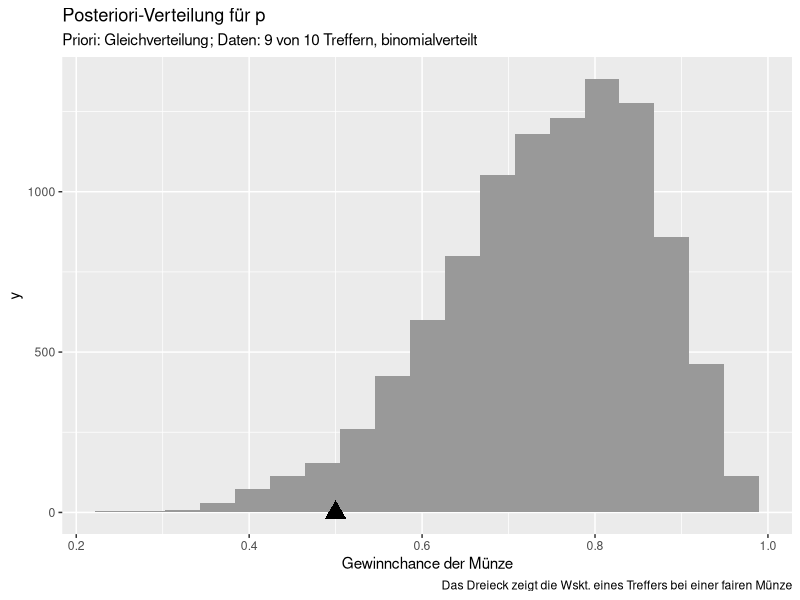
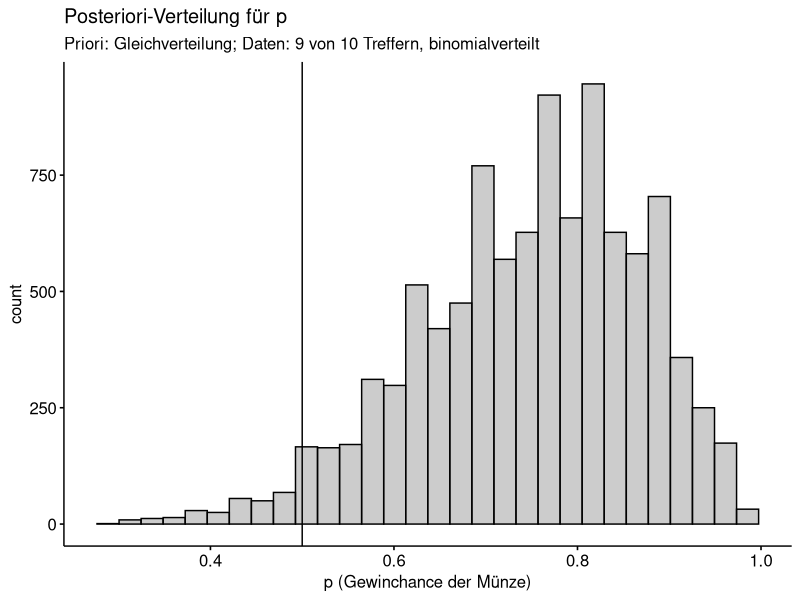
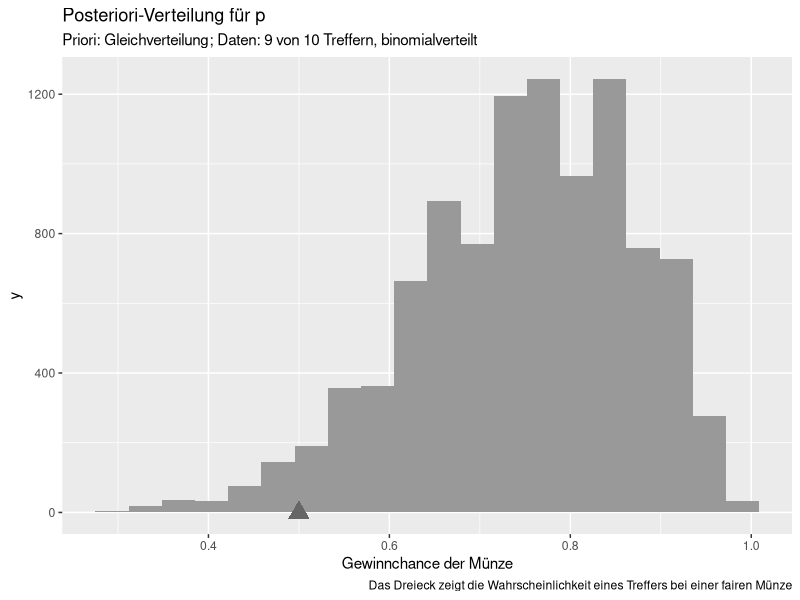

Here is the R script that generated these plots, in order:
## ---- chunk 1
knitr::opts_chunk$set(fig.pos = 'H',
                      fig.asp = 0.618,
                      fig.width = 4,
                      fig.cap = "", 
                      fig.path = "",
                      echo = TRUE,
                      message = FALSE,
                      warning = FALSE,
                      fig.show = "hold")
## ---- chunk 2
library(tidyverse)
## ---- chunk 3
#| echo: false

p_stripro_vert <-
  tibble(
  Trefferzahl = rbinom(n = 1e4, size = 10, prob = 1/2)
) %>% 
  mutate(signifikant = ifelse(Trefferzahl %in% c(9,10), TRUE, FALSE)) %>% 
  ggplot() +
  aes(x = Trefferzahl, fill = signifikant) +
  geom_bar() +
  scale_x_continuous(breaks = 0:10) +
  theme(legend.position = c(0.1, 0.8)) +
  geom_vline(xintercept = 9) +
  labs(title = "Stichprobenverteilung für p=0.5") +
  theme_minimal()
## ---- chunk 4
#| echo: true

# Post-Verteilung:
d_zwielicht <-
  tibble(
    p_grid = seq( from=0 , to=1 , length.out=100),
    prior = 1,  # Priori-Gewichte
    likelihood = dbinom(8, size = 10, prob=p_grid) ,
    unstandardisierte_posterior = likelihood * prior ,
    posterior = unstandardisierte_posterior / sum(unstandardisierte_posterior))

# Stichproben ziehen aus der Posteriori-Verteilung:
samples_zwielicht <- 
  tibble(
    gewinnchance_muenze = sample(
      d_zwielicht$p_grid , 
      prob=d_zwielicht$posterior, 
      size=1e4, 
      replace=TRUE)) %>% 
  mutate(
    id = row_number())
## ---- chunk 5
#| echo: false
#| fig-cap: "Post-Verteilung für den Parameter p zu den Daten des zwielichten Dozenten (9 von 10 Treffern im wiederholten Münzwurf)"
#| label: fig-stiprovert-post-zwielicht



p_samples_zwielicht <- 
samples_zwielicht %>% 
  ggplot() +
  aes(x = gewinnchance_muenze) +
  geom_histogram(fill = "grey60", bins = 20) +
  #geom_vline(xintercept = 0.9) +
  #geom_label(x = 0.8, y= 0, label = "Emp. Ergebnis") +
  labs(title = "Posteriori-Verteilung für p",
       subtitle = "Priori: Gleichverteilung; Daten: 9 von 10 Treffern, binomialverteilt",
       caption = "Das Dreieck zeigt die Wskt. eines Treffers bei einer fairen Münze",
       x = "Gewinnchance der Münze") +
  annotate("point", x = .5, y = 0, size = 5, color = "black", shape = 17)

p_samples_zwielicht
## ---- chunk 6
library(tidyverse)
library(ggpubr)
## ---- chunk 7
d_zwielicht <-
  tibble(
    p_grid = seq( from=0 , to=1 , length.out=100),
    prior = 1,  # Priori-Gewichte
    likelihood = dbinom(8, size = 10, prob=p_grid) ,
    unstandardisierte_posterior = likelihood * prior ,
    posterior = unstandardisierte_posterior / sum(unstandardisierte_posterior))
## ---- chunk 8
samples_zwielicht <- 
  tibble(
    gewinnchance_muenze = sample(
      d_zwielicht$p_grid , 
      prob=d_zwielicht$posterior, 
      size=1e4, 
      replace=TRUE)) %>% 
  mutate(
    id = row_number())
## ---- chunk 9
gghistogram(samples_zwielicht,
            x = "gewinnchance_muenze",
            title = "Posteriori-Verteilung für p",
            subtitle = "Priori: Gleichverteilung; Daten: 9 von 10 Treffern, binomialverteilt",
            xlab = "p (Gewinchance der Münze)",
            fill = "grey60") +
  geom_vline(xintercept = 0.5)
## ---- chunk 10
p_samples_zwielicht <- 
samples_zwielicht %>% 
  ggplot() +
  aes(x = gewinnchance_muenze) +
  geom_histogram(fill = "grey60", bins = 20) +
  #geom_vline(xintercept = 0.9) +
  #geom_label(x = 0.8, y= 0, label = "Emp. Ergebnis") +
  labs(title = "Posteriori-Verteilung für p",
       subtitle = "Priori: Gleichverteilung; Daten: 9 von 10 Treffern, binomialverteilt",
       caption = "Das Dreieck zeigt die Wahrscheinlichkeit eines Treffers bei einer fairen Münze",
       x = "Gewinnchance der Münze") +
  annotate("point", x = .5, y = 0, size = 5, color = "grey40", shape = 17)

p_samples_zwielicht
